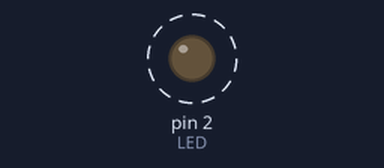
Simulated run of this sketch. Board: Arduino Uno, built with avr-gcc and run on an emulated ATmega328P. On the bench: output pins drawn as LEDs (lit = HIGH). Dashed ring = blinking.

Above: at 0.5 s.
Timing chart, 0 to 4.6 s (numbered marks = the images above):
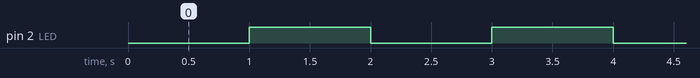

Measured:
- by itself, pin 2 (LED): alternates HIGH for 1.0 s and LOW for 1.0 s

The sketch:

millis.ino
```cpp
#define LED 2

unsigned long previous = 0;
bool state = false;

void setup() {
  pinMode(LED, OUTPUT);
}

void loop() {

  if (millis() - previous >= 1000) {
    previous = millis();

    state = !state;

    digitalWrite(LED, state);
  }
}
```
